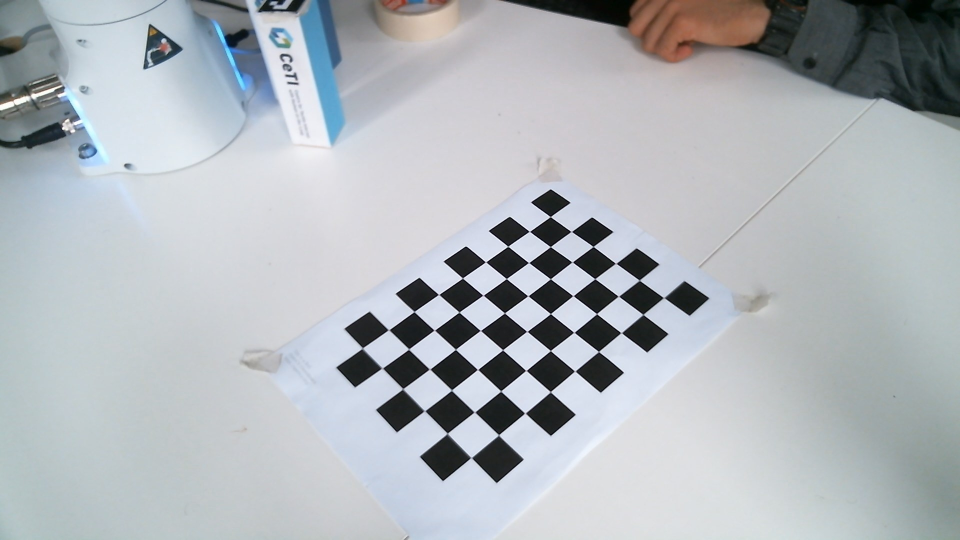
#> input picture calibration_2/WIN_20220706_13_48_03_Pro.jpg, 1920 x 1080 px (shown at 1/2 size)
$ python -i object_detector.py   (imports and definitions only)
#> lines starting #> are read from the running program, lines starting #| are printed output that depends on the picture; after the words box and inside, x2 and y2 are one past the last pixel; in counts of white or black regions, pixels touching at a corner belong together
#> further down, picture is the input picture: shape (1080, 1920, 3); mean B, G, R 186, 181.3, 176.1
import cv2

class HomogeneousBgDetector():
    def __init__(self):
        pass

    def detect_objects(self, frame):
        # Convert Image to grayscale
        gray = cv2.cvtColor(frame, cv2.COLOR_BGR2GRAY)
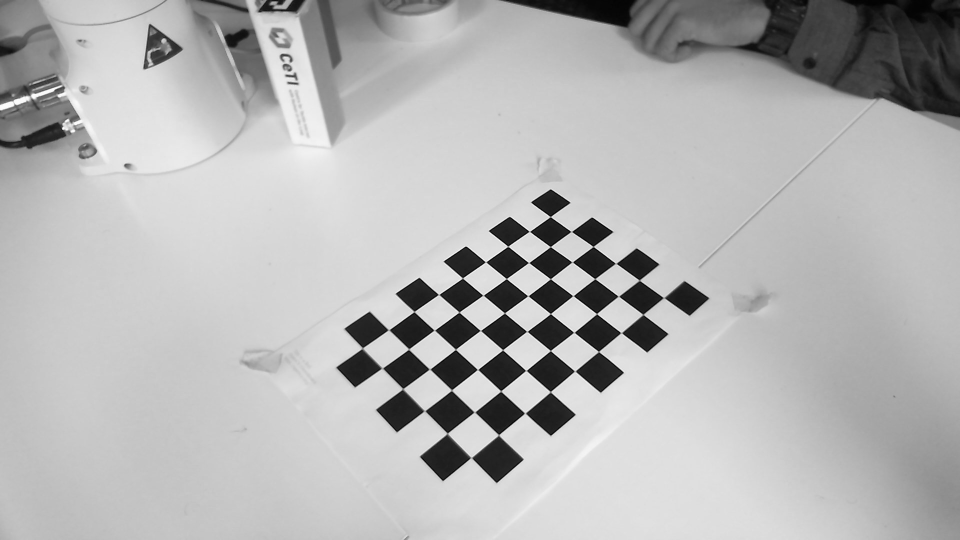
#> gray: shape (1080, 1920) (shown at 1/2 size); min 0, max 255, mean 180.3

        # Create a Mask with adaptive threshold
        mask = cv2.adaptiveThreshold(gray, 255, cv2.ADAPTIVE_THRESH_MEAN_C, cv2.THRESH_BINARY_INV, 19, 5)
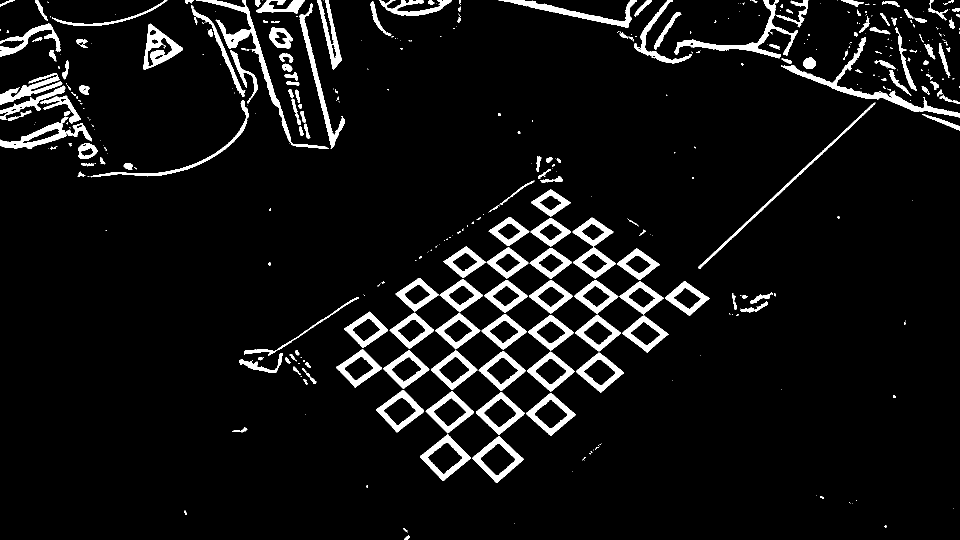
#> mask: shape (1080, 1920) (shown at 1/2 size); 6.6% white; 428 white regions (249 under 20 px)

        # Find contours
        contours, _ = cv2.findContours(mask, cv2.RETR_EXTERNAL, cv2.CHAIN_APPROX_SIMPLE)
#> contours = 423 contours, 265 with area under 20; largest, box (x1, y1, x2, y2) and area: (945, 872, 1048, 966) 4830, (840, 868, 942, 962) 4752, (1052, 786, 1152, 872) 4261, (952, 784, 1049, 870) 4209, (392, 0, 658, 298) 4152

        #cv2.imshow("mask", mask)
        objects_contours = []

        for cnt in contours:
            area = cv2.contourArea(cnt)
            if area > 2000:
                #cnt = cv2.approxPolyDP(cnt, 0.03*cv2.arcLength(cnt, True), True)
                objects_contours.append(cnt)
#> this loop made 423 passes
#> area on passes 1, 23, 24: 46.5, 4830.5, 4751.5
#> after the loop, objects_contours = 43 contours; largest, box (x1, y1, x2, y2) and area: (945, 872, 1048, 966) 4830, (840, 868, 942, 962) 4752, (1052, 786, 1152, 872) 4261, (952, 784, 1049, 870) 4209, (392, 0, 658, 298) 4152

        return objects_contours

    # def get_objects_rect(self):
    #     box = cv2.boxPoints(rect)  # cv2.boxPoints(rect) for OpenCV 3.x
    #     box = np.int0(box)

>>> import cv2
>>> picture = cv2.imread('calibration_2/WIN_20220706_13_48_03_Pro.jpg')
>>> result = HomogeneousBgDetector().detect_objects(picture)
#> result has the same summary as objects_contours in detect_objects

$ run again, on calibration_2/WIN_20220706_13_48_08_Pro.jpg
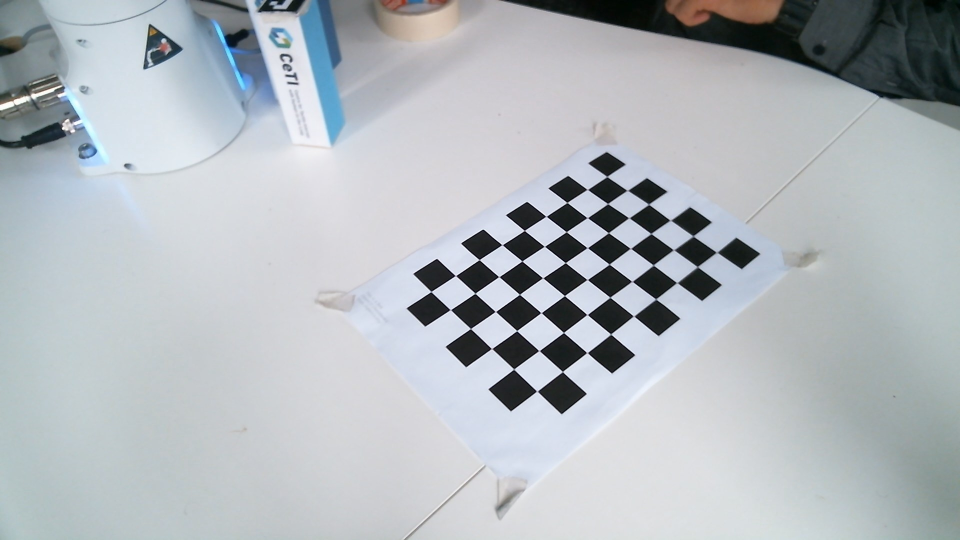
#> input picture calibration_2/WIN_20220706_13_48_08_Pro.jpg, 1920 x 1080 px (shown at 1/2 size)
#> picture is the input picture: shape (1080, 1920, 3); mean B, G, R 188.2, 183.4, 177.5
#> in detect_objects, `gray = cv2.cvtColor(frame, cv2.COLOR_BGR2GRAY)`:
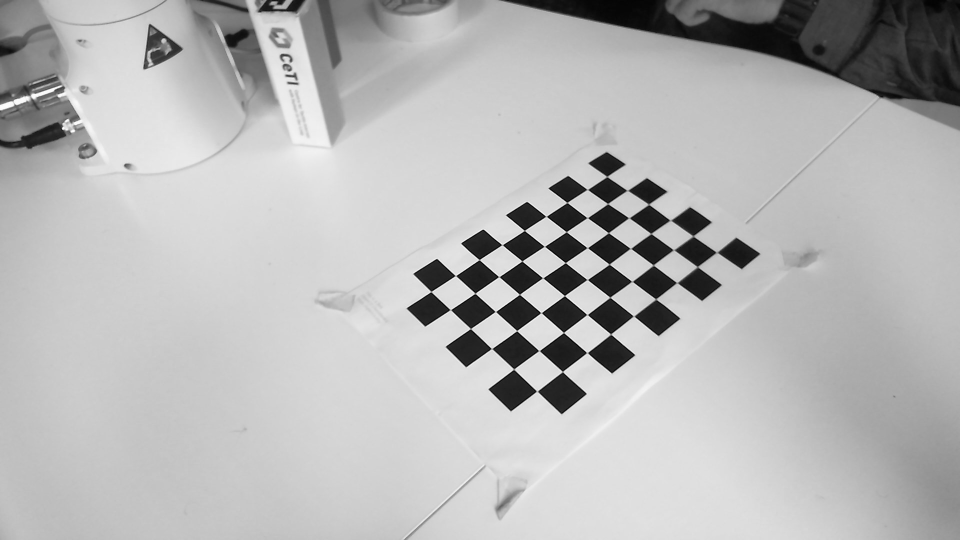
#> gray: shape (1080, 1920) (shown at 1/2 size); min 0, max 255, mean 182.2
#> in detect_objects, `mask = cv2.adaptiveThreshold(gray, 255, cv2.ADAPTIVE_THRESH_MEAN_C, cv..`:
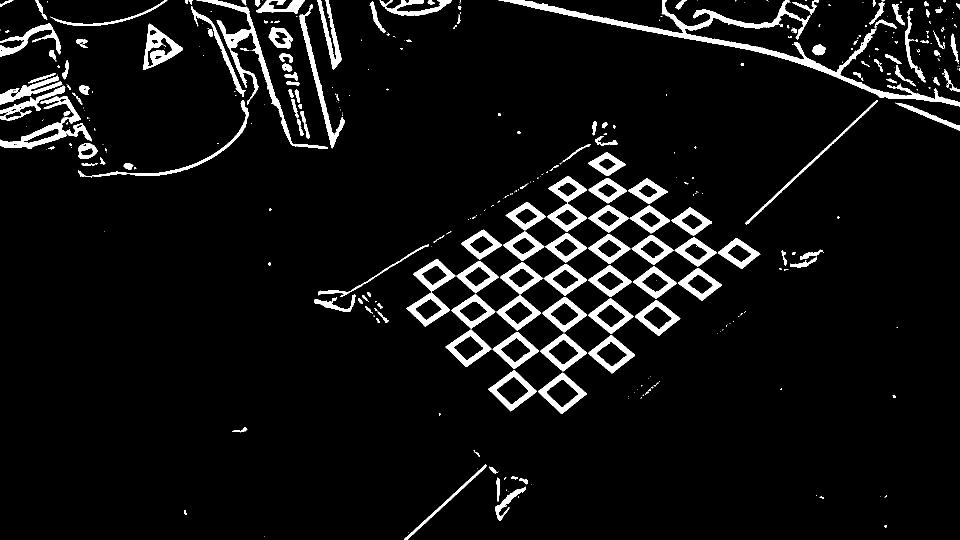
#> mask: shape (1080, 1920) (shown at 1/2 size); 6.3% white; 394 white regions (229 under 20 px)
#> contours = 389 contours, 242 with area under 20; largest, box (x1, y1, x2, y2) and area: (997, 0, 1920, 213) 12606, (393, 0, 656, 298) 4922, (0, 192, 184, 298) 4504, (1076, 745, 1174, 828) 4032, (977, 740, 1073, 823) 3977
#> the loop in detect_objects, `for cnt in contours:` made 389 passes
#> area on passes 13, 15, 16: 802, 86, 174.5
#> after the loop in detect_objects, `for cnt in contours:`: objects_contours = 38 contours; largest, box (x1, y1, x2, y2) and area: (997, 0, 1920, 213) 12606, (393, 0, 656, 298) 4922, (0, 192, 184, 298) 4504, (1076, 745, 1174, 828) 4032, (977, 740, 1073, 823) 3977
#> result has the same summary as objects_contours in detect_objects

$ run again, on calibration_2/WIN_20220706_13_48_10_Pro.jpg
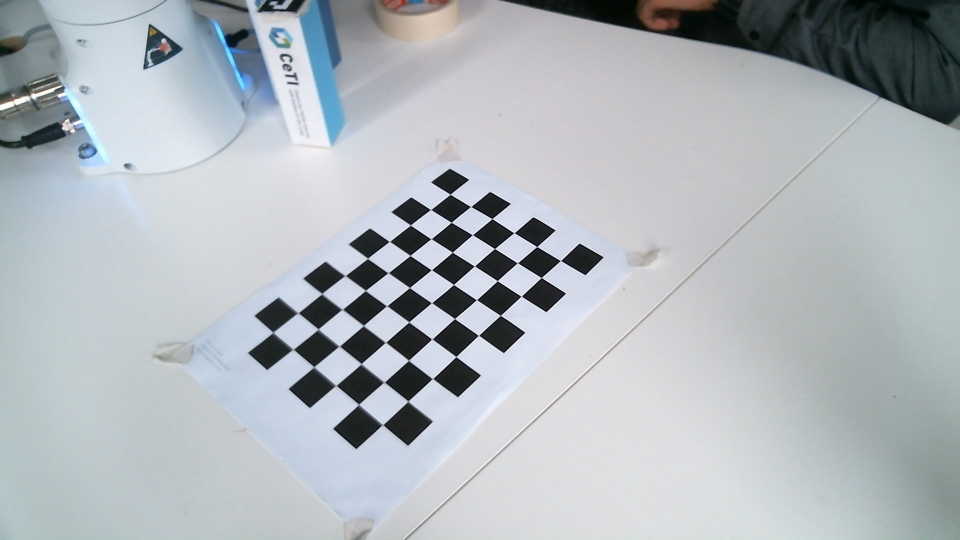
#> input picture calibration_2/WIN_20220706_13_48_10_Pro.jpg, 1920 x 1080 px (shown at 1/2 size)
#> picture is the input picture: shape (1080, 1920, 3); mean B, G, R 187.3, 182.3, 176.1
#> in detect_objects, `gray = cv2.cvtColor(frame, cv2.COLOR_BGR2GRAY)`:
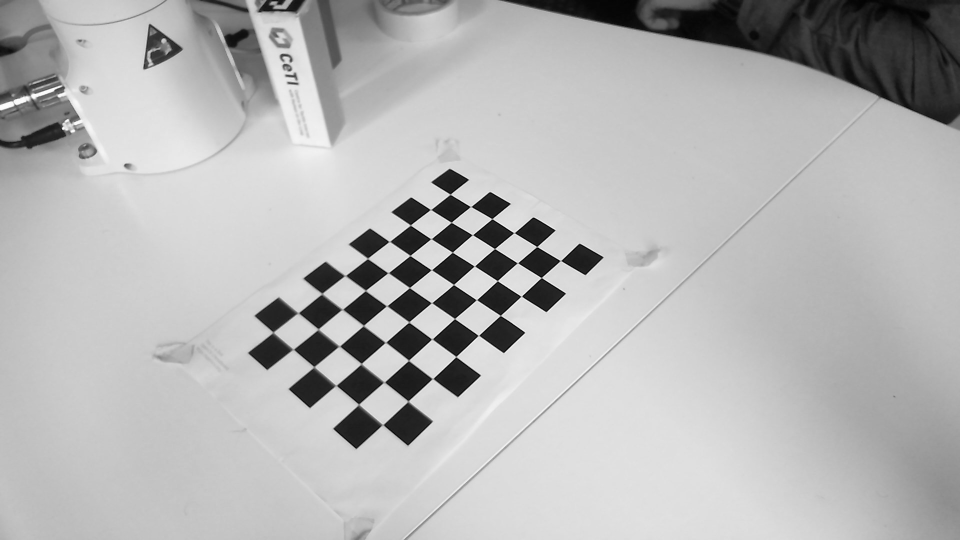
#> gray: shape (1080, 1920) (shown at 1/2 size); min 0, max 255, mean 181
#> in detect_objects, `mask = cv2.adaptiveThreshold(gray, 255, cv2.ADAPTIVE_THRESH_MEAN_C, cv..`:
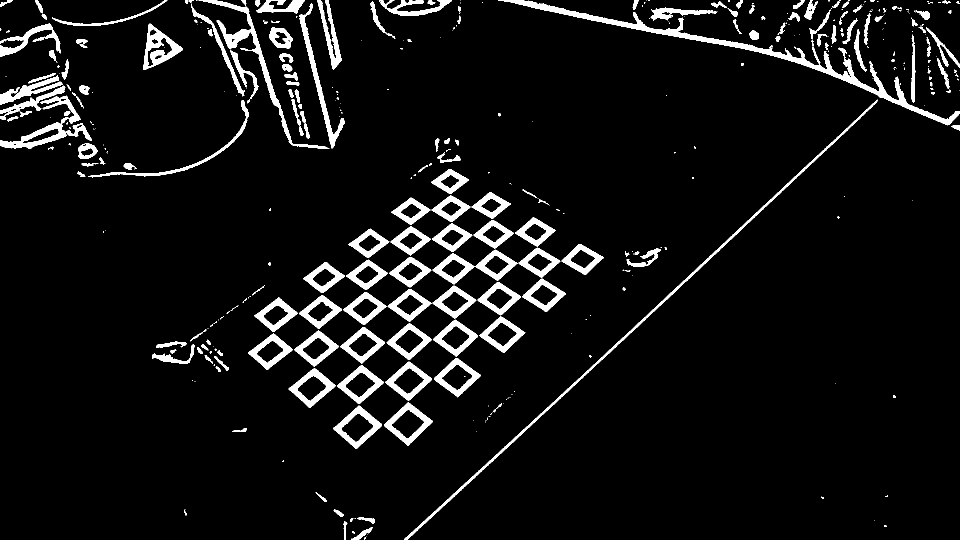
#> mask: shape (1080, 1920) (shown at 1/2 size); 6.5% white; 424 white regions (232 under 20 px)
#> contours = 420 contours, 253 with area under 20; largest, box (x1, y1, x2, y2) and area: (996, 0, 1920, 251) 10486, (808, 199, 1756, 1080) 4806, (0, 191, 184, 298) 4493, (768, 805, 866, 891) 4257, (666, 811, 764, 898) 4250
#> the loop in detect_objects, `for cnt in contours:` made 420 passes
#> area on passes 6, 8, 12: 270.5, 112, 144
#> after the loop in detect_objects, `for cnt in contours:`: objects_contours = 40 contours; largest, box (x1, y1, x2, y2) and area: (996, 0, 1920, 251) 10486, (808, 199, 1756, 1080) 4806, (0, 191, 184, 298) 4493, (768, 805, 866, 891) 4257, (666, 811, 764, 898) 4250
#> result has the same summary as objects_contours in detect_objects
